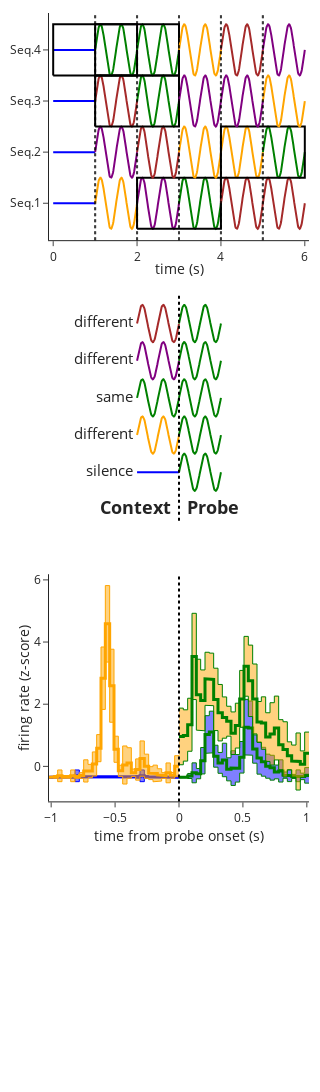

Write notebook code for a chart like this one.
### Markdown cell above
### example pair of PSTHs

### Code cell
row, col = 3, 1
# row, col = 'all', 'all'
# fig = make_subplots(rows=1,cols=1)

for cxt_idx in ctx_pair:
    nsamps = eg_raster.shape[-1]
    time = np.linspace(-1, 1, nsamps)
    mean_resp = np.mean(eg_raster[:,cxt_idx, :], axis=0)
    std_resp = np.std(eg_raster[:,cxt_idx, :],axis=0)

    halfs = [np.s_[:int(nsamps/2)], np.s_[int(nsamps/2):]]
    part_color = [colors[cxt_idx], colors[prb_idx]]


    for nn, (half, color) in enumerate(zip(halfs, part_color)):

        x, y = squarefy(time[half], mean_resp[half])
        _, ystd = squarefy(time[half], std_resp[half])

        # off set half a bin to the left
        halfbin = np.mean(np.diff(time))/2
        x -= halfbin
        y -= halfbin
        ystd -= halfbin

        if nn == 0:
            # ax.fill_between(x, y-ystd, y+ystd, color=color, alpha=0.5)
            _ = fig.add_trace(go.Scatter(x=x, y=y+ystd, mode='lines', line_color=color, line_width=1),
                              row=row, col=col)
            _ = fig.add_trace(go.Scatter(x=x, y=y-ystd, mode='lines', line_color=color, line_width=1,
                                         fill='tonexty'),
                              row=row, col=col)

        else:
            # to set a transparent fillcolor changes the 'rgb(x,y,z)' into 'rgba(x,y,z,a)'
            rgb = name_to_rgb(part_color[0]) # tupple
            fill_opacity = 0.5
            rgba = f'rgba({rgb[0]}, {rgb[1]}, {rgb[2]}, {fill_opacity})'

            _ = fig.add_trace(go.Scatter(x=x, y=y+ystd, mode='lines', line_color=color, line_width=1),
                  row=row, col=col)
            _ = fig.add_trace(go.Scatter(x=x, y=y-ystd, mode='lines', line_color=color, line_width=1,
                                         fill='tonexty', fillcolor=rgba),
                              row=row, col=col)

        # set the mean lines second so they lie on top of the colored areas
        _ = fig.add_trace(go.Scatter(x=x, y=y, mode='lines', line_color=color, line_width=3),
                          row=row, col=col)

_ = fig.add_vline(x=0, line_width=2, line_color='black', line_dash='dot', opacity=1,
                  row=row, col=col)

_ = fig.update_xaxes(title_text='time from probe onset (s)', title_standoff=0,
                     row=row, col=col)
_ = fig.update_yaxes(title_text='firing rate (z-score)', title_standoff=0,
                     row=row, col=col)

# fig.show()
